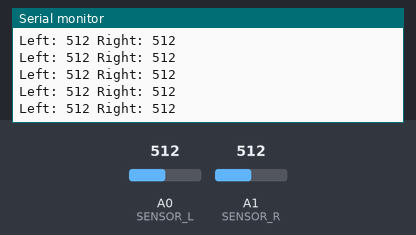
A sketch run on a simulated Arduino Uno, built with avr-gcc and run on an emulated ATmega328P. Parts: the last lines printed to the serial monitor. The test bench sets the inputs (shaded band); at power-on: A0 (SENSOR_L) = 512, A1 (SENSOR_R) = 512.

Above: at 1.2 s.
1.3 s: A0 (SENSOR_L) set to 986
At 2.0 s:
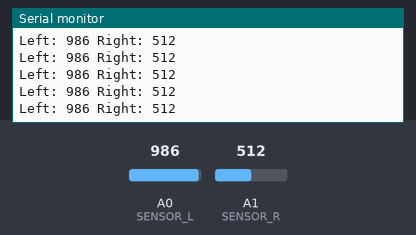
2.8 s: A0 (SENSOR_L) set to 1018
At 3.4 s:
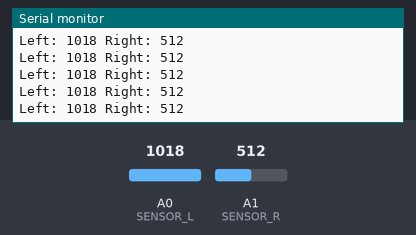
4.3 s: A1 (SENSOR_R) set to 108
At 5.2 s:
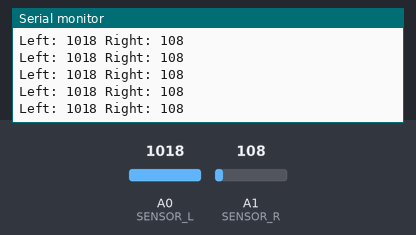
7.3 s: A1 (SENSOR_R) set to 91
At 7.9 s:
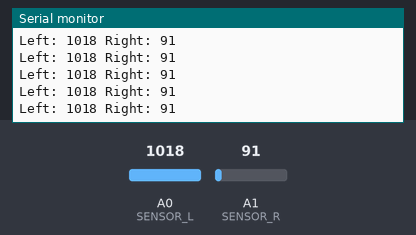
8.8 s: A1 (SENSOR_R) set to 11
At 9.7 s:
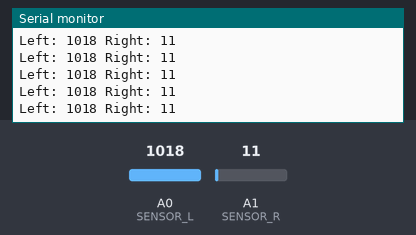
11.8 s: A1 (SENSOR_R) set to 8
At 12.7 s:
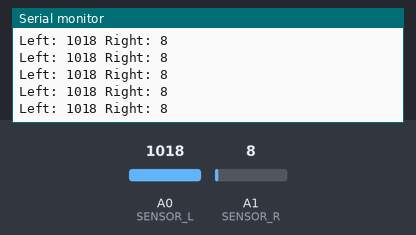
Timing chart, 0 to 14.8 s (numbered marks = the images above; inputs shaded):
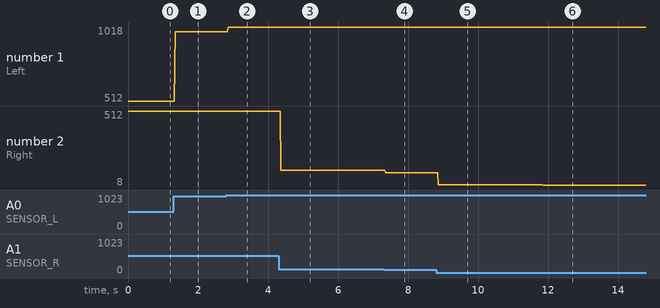

The sketch:

calibration.ino
```cpp
//Define all the components. Sensors, motors, and some meanings are declared.
#define SENSOR_L A0
#define SENSOR_R A1
#define MOTOR_L 3
#define MOTOR_R 4
#define FWD 1
#define BWD 2
#define SUPPLY_VOLTAGE 11.2

String prefix = "";

void setup() {
  // put your setup code here, to run once:
  // Open serial communications
  Serial.begin(9600);
}

void loop() {
  // put your main code here, to run repeatedly:
  // Take data at the left and right sensors
  int reading = analogRead(SENSOR_L);
  int rR = analogRead(SENSOR_R);
  // Print both readings to the serial monitor
  Serial.println(prefix + "Left: " + reading + " Right: " + rR);
  // Loop at less than max speed
  delay(20);
}
```

Measured:
- after the input at 1.3 s, the serial monitor: prints a new line after 0.05 s (image 1)
- after the input at 2.8 s, the serial monitor: prints a new line after 0.06 s (image 2)
- after the input at 4.3 s, the serial monitor: prints a new line after 0.07 s (image 3)
- after the input at 7.3 s, the serial monitor: prints a new line after 0.06 s (image 4)
- after the input at 8.8 s, the serial monitor: prints a new line after 0.07 s (image 5)
- after the input at 11.8 s, the serial monitor: prints a new line after 0.07 s (image 6)
- plotted number 1: 512 → 986 after the input at 1.3 s, 986 → 1018 after the input at 2.8 s
- plotted number 2: 512 → 108 after the input at 4.3 s, 108 → 91 after the input at 7.3 s, 91 → 11 after the input at 8.8 s, 11 → 8 after the input at 11.8 s
